Frame 1 (no input): blank canvas, image omitted
Frame 60 (no input): blank canvas, image omitted
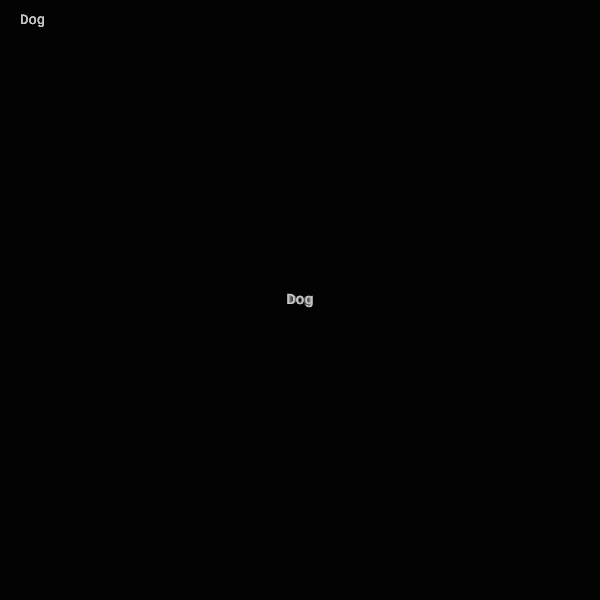
Frame 120 (the mouse pressed at the canvas centre since frame 60)

The p5.js sketch whose frames 1 and 60 were blank and that drew this single picture after the mouse press (run headless with seeded random() and noise() and a simulated clock; from frame 60 on, the mouse is pressed at the canvas centre):

// p5.js sketch
// ── sketch.js
let source = [
  "Apple",
  "Table",
  "Dog",
  "Cat",
  "Chair",
  "Book",
  "Car",
  "Tree",
  "House",
  "Ball",
  "Sun",
  "Moon",
  "Flower",
  "River",
  "Mountain",
  "Ocean",
  "Fish",
  "Bird",
  "Cloud",
  "Hat",
  "Shoe",
  "Lamp",
  "Key",
  "Door",
  "Window",
  "Star",
  "Cake",
  "Chair",
  "Guitar",
  "Phone",
];
let randomIndex;
let variableSize = 5;




function setup() {
  createCanvas(600, 600);
}

function draw() {
  background(0, 30);
  fill(200);
  // frameRate(1);

  textSize(24);
  textFont("monospace");
  textAlign(CENTER,CENTER);


  let sourceA = join(source, "\n");
  let piece = match(sourceA, /Cake/g);

  let rand = floor(random(2));
 
//   text("Dear" + " " + supervisor[rand] + "\n" +
//       "Due to" + " " +reason[rand] + " " + "I am sorry to have to cancel my appointment. I ask for your understanding." +
//       "\n" +
//       "Yours sincerely", 
//      width/2, height/2, width, height
//  );

textSize(variableSize);

text(
  source[randomIndex],

width/2, height/2);


variableSize = variableSize * 1.04 ;

if (variableSize > 170){
    variableSize = 5;
    randomIndex = floor(random(source.length));
    let newWord = source[randomIndex];
}

textAlign(LEFT,CENTER);
textSize(14);


  text(source[randomIndex],20,20);




}
